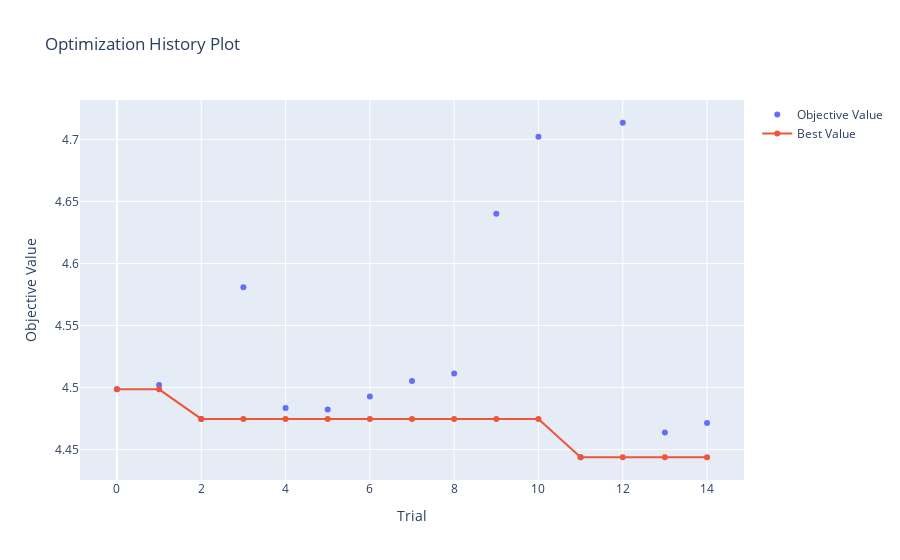

Write notebook code for a chart like this one.
### Code cell
from optuna.visualization import plot_optimization_history
plotly_config = {"staticPlot": True}

fig = plot_optimization_history(study)
fig.show(config=plotly_config)

### Figure 1 — Plotly figure (JSON) as saved in the notebook; plotly's stock layout.template omitted (floating-point values rounded to 4 significant figures)
{"data": [{"mode": "markers", "name": "Objective Value", "type": "scatter", "x": [0, 1, 2, 3, 4, 5, 6, 7, 8, 9, 10, 11, 12, 13, 14], "y": [4.499, 4.502, 4.475, 4.581, 4.483, 4.482, 4.493, 4.505, 4.511, 4.64, 4.702, 4.444, 4.713, 4.464, 4.471]}, {"name": "Best Value", "type": "scatter", "x": [0, 1, 2, 3, 4, 5, 6, 7, 8, 9, 10, 11, 12, 13, 14], "y": [4.499, 4.499, 4.475, 4.475, 4.475, 4.475, 4.475, 4.475, 4.475, 4.475, 4.475, 4.444, 4.444, 4.444, 4.444]}], "layout": {"title": {"text": "Optimization History Plot"}, "xaxis": {"title": {"text": "Trial"}}, "yaxis": {"title": {"text": "Objective Value"}}}}
